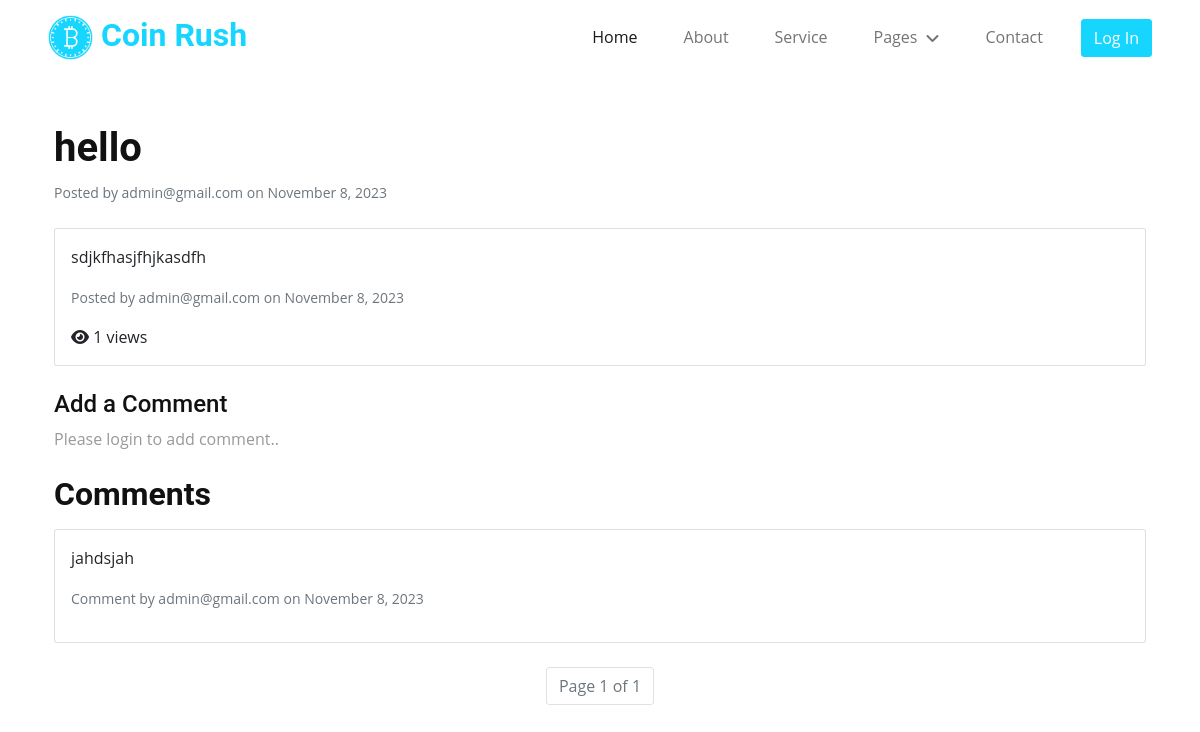
/discussion/2?fl=true, run on an earlier commit of the app's database.
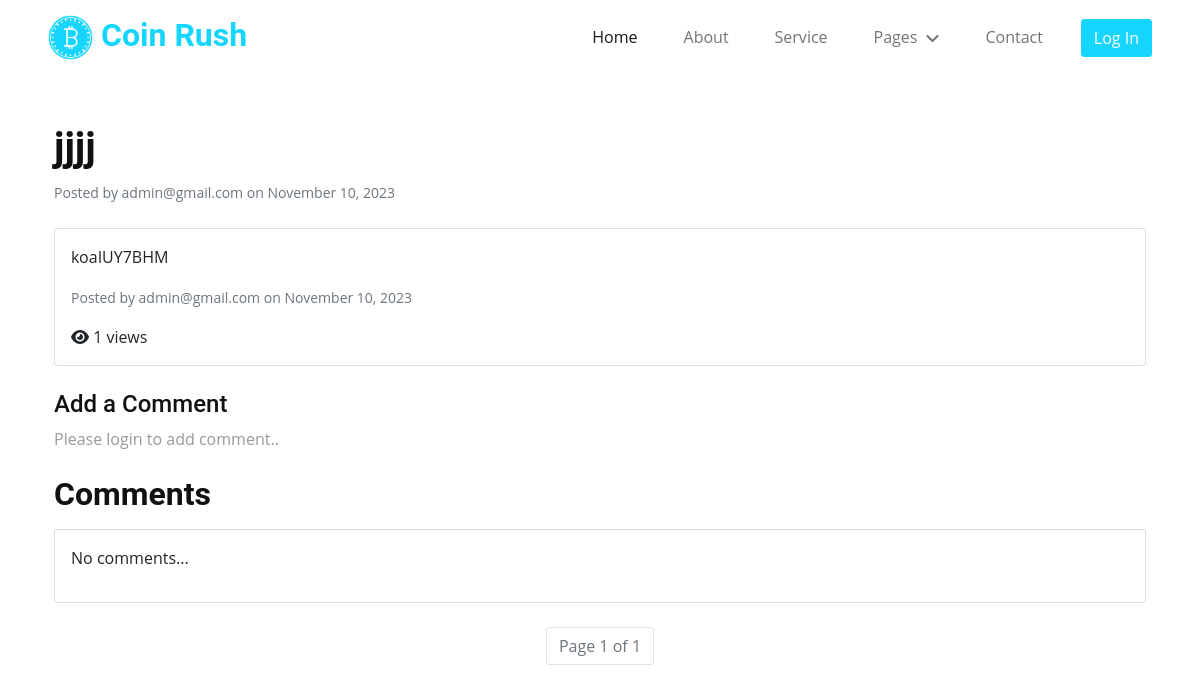
And on a later commit of the database.
### coinRush/models.py (models this page shows, shortened)
class Post(models.Model):
    title = models.CharField(max_length=200)
    content = models.TextField()
    created_by = models.ForeignKey(User, on_delete=models.CASCADE)
    created_at = models.DateTimeField(auto_now_add=True)
    views = models.PositiveIntegerField(default=0)

class Comment(models.Model):
    content = models.TextField()
    post = models.ForeignKey(Post, on_delete=models.CASCADE)
    created_by = models.ForeignKey(User, on_delete=models.CASCADE)
    created_at = models.DateTimeField(auto_now_add=True)

class User(AbstractBaseUser, PermissionsMixin):
    email = models.EmailField(default="", unique=True, blank=True, max_length=255)
    name = models.CharField(max_length=255, blank=True, default="")
    profile_pic = models.ImageField(upload_to="profile_pics/", null=True, blank=True)
    photo_id = models.ImageField(null=True, blank=True)
    is_staff = models.BooleanField(default=False)
    is_active = models.BooleanField(default=True)
    is_superuser = models.BooleanField(default=False)
    created_date = models.DateTimeField(default=timezone.now())
    last_login = models.DateTimeField(blank=True, null=True)
    wallet = models.DecimalField(max_digits=10, decimal_places=2, default=0.0)
    objects = AuthUserManager()
    USERNAME_FIELD = "email"
    EMAIL_FIELD = "email"
    REQUERIES_FIELD = []
    class Meta:
        verbose_name = "User"
        verbose_name_plural = "Users"

### coinRush/views.py (the view)
# urls.py: path("discussion/<int:post_id>", views.discussion_single, name="discussion_single"),
def discussion_single(request, post_id):
    post = get_object_or_404(Post, pk=post_id)
    comments = post.comment_set.all().order_by("-created_at")
    paginator = Paginator(comments, 1)
    page = request.GET.get("page")
    comments_page = paginator.get_page(page)
    if request.method == "GET" and page == None and request.GET.get("fl") != None:
        post.views += 1
        post.save()
    if request.method == "POST":
        form = CommentForm(request.POST)
        if form.is_valid():
            comment = form.save(commit=False)
            comment.post = post
            comment.created_by = request.user
            comment.save()
            return redirect("discussion_single", post_id=post_id)
    else:
        form = CommentForm()
    return render(
        request,
        "posts/discussion_single.html",
        {"post": post, "comments": comments_page, "form": form},
    )

### coinRush/templates/posts/discussion_single.html (shortened to what this page needs)
{% extends "Base/base.html" %}
{% load static %}
{% block extraHead %}
    <link rel="stylesheet" href="{% static 'css/news.css' %}">
{% endblock extraHead %}
{% block content %}
<div class="container">
    <h1 class="mt-5">{{ post.title }}</h1>
    <p class="card-text"><small class="text-muted">Posted by {{ post.created_by }} on {{ post.created_at|date:"F j, Y" }}</small></p>
    <div class="card mt-4">
        <div class="card-body">
            <p class="card-text">{{ post.content }}</p>
            <p class="card-text"><small class="text-muted">Posted by {{ post.created_by }} on {{ post.created_at|date:"F j, Y" }}</small></p>
            <p class="card-text"><i class="fa fa-eye"></i> {{ post.views }} views</p>
        </div>
    </div>
    <h4 class="mt-4">Add a Comment</h4>
    {% if user.is_authenticated %}
    <form method="post" class="mt-3">
        {% csrf_token %}
        <div class="form-group">
            {{ form.content }}
        </div>
        <button type="submit" class="btn btn-primary mt-2">Submit Comment</button>
    </form>
    {% else %}
        <p>Please login to add comment..</p>
    {% endif %}
    <h2 class="mt-4">Comments</h2>
    <div class="card mt-3">
        <div class="card-body">
            {% if comments|length == 0 %}
                <p>No comments...</p>
            {% else %}
            {% for comment in comments %}
                <p>{{ comment.content }}</p>
                <p><small class="text-muted">Comment by {{ comment.created_by }} on {{ comment.created_at|date:"F j, Y" }}</small></p>
            {% endfor %}
            {% endif %}
        </div>
    </div>
   <div class="pagination justify-content-center mt-4">
        <ul class="pagination">
            <li class="page-item disabled">
                <span class="page-link btn btn-light">Page {{ comments.number }} of {{ comments.paginator.num_pages }}</span>
            </li>
        </ul>
    </div>
</div>
{% endblock content %}

What changed in the data, as far as the page shows it:
no longer on this page (row edited): Comment: content "jahdsjah", created_by "admin@gmail.com", created_at "November 8, 2023"
changed Post "admin@gmail.com": title "hello" → "jjjj"; created_at "November 8, 2023" → "November 10, 2023"; content "sdjkfhasjfhjkasdfh" → "koaIUY7BHM"
Also different on the page:
text now shown: "No comments..."
